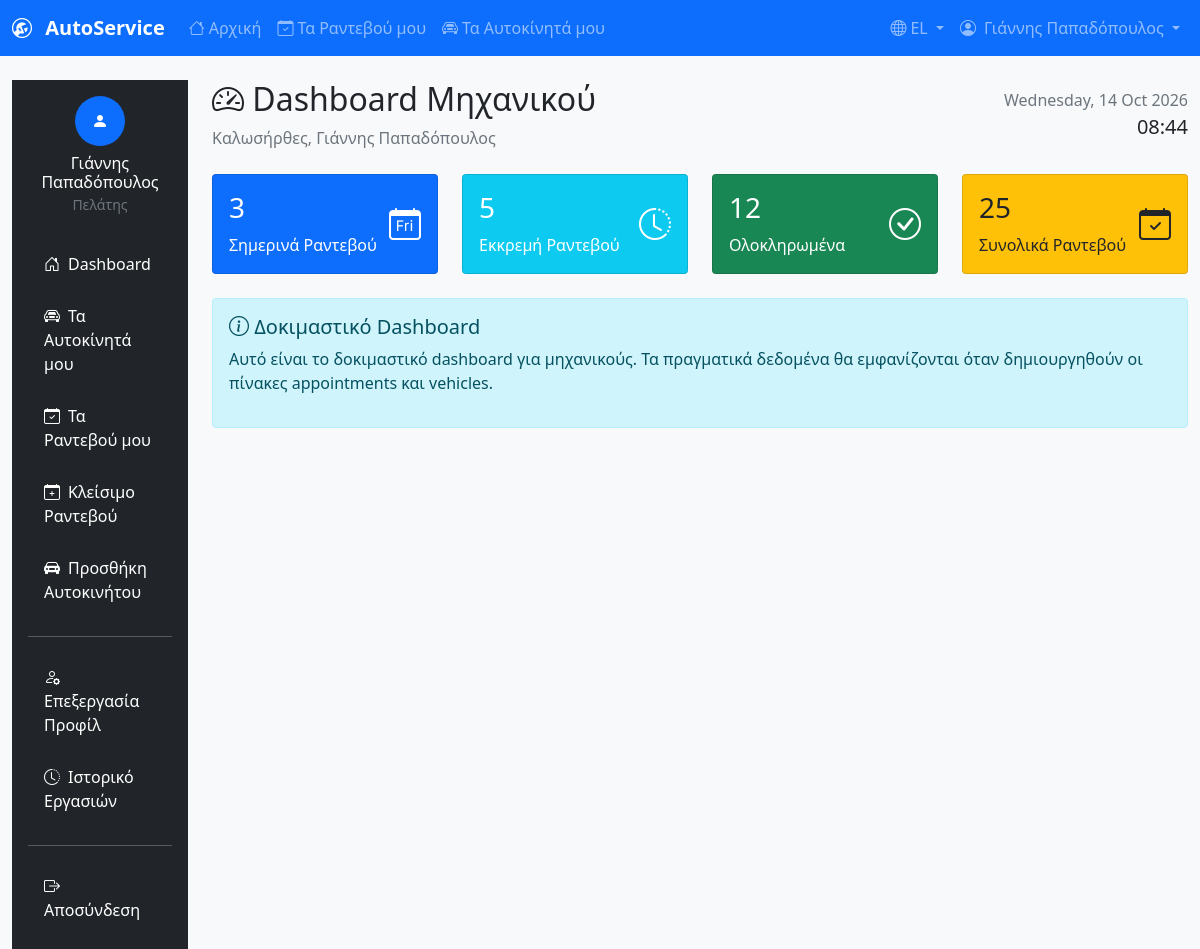
The page /mechanics/dashboard_test.php on the database its author committed.
### tables this page shows
CREATE TABLE users (
    id INT PRIMARY KEY AUTO_INCREMENT,
    username VARCHAR(50) UNIQUE NOT NULL,
    email VARCHAR(100) UNIQUE NOT NULL,
    password VARCHAR(255) NOT NULL,
    first_name VARCHAR(50) NOT NULL,
    last_name VARCHAR(50) NOT NULL,
    id_number VARCHAR(20) UNIQUE NOT NULL COMMENT 'Αριθμός Ταυτότητας (ΑΤ)',
    role ENUM('customer', 'secretary', 'mechanic') NOT NULL,
    phone VARCHAR(15),
    is_active BOOLEAN DEFAULT FALSE COMMENT 'Λογαριασμός ανενεργός μέχρι ενεργοποίησης από γραμματέα',
    created_at TIMESTAMP DEFAULT CURRENT_TIMESTAMP,
    updated_at TIMESTAMP DEFAULT CURRENT_TIMESTAMP ON UPDATE CURRENT_TIMESTAMP,
    INDEX idx_username (username),
    INDEX idx_email (email),
    INDEX idx_role (role),
    INDEX idx_id_number (id_number)
);

### includes/auth.php (called while the page is built, shortened)
<?php
function isLoggedIn() {
    return isset($_SESSION['user_id']) && !empty($_SESSION['user_id']);
}
function getCurrentUser() {
    return [
        'id' => $_SESSION['user_id'],
        'username' => $_SESSION['username'] ?? '',
        'first_name' => $_SESSION['first_name'] ?? '',
        'last_name' => $_SESSION['last_name'] ?? '',
        'full_name' => ($_SESSION['first_name'] ?? '') . ' ' . ($_SESSION['last_name'] ?? ''),
        'email' => $_SESSION['email'] ?? '',
        'role' => $_SESSION['role'] ?? 'customer',
        'phone' => $_SESSION['phone'] ?? '',
        'is_active' => $_SESSION['is_active'] ?? 1
    ];
}
function getUserFullName() {
    $user = getCurrentUser();
    $firstName = $user['first_name'] ?? '';
    $lastName = $user['last_name'] ?? '';
    return trim($firstName . ' ' . $lastName);
}
function getUserRole() {
    $user = getCurrentUser();
    return $user['role'] ?? 'customer';
}
function loadUserDataToSession() {
    try {
        global $pdo;
        $stmt = $pdo->prepare("
            SELECT id, username, first_name, last_name, email, role, phone, is_active, created_at
            FROM users
            WHERE id = ? AND is_active = 1
        ");
        $stmt->execute([$_SESSION['user_id']]);
        $user = $stmt->fetch(PDO::FETCH_ASSOC);
        if ($user) {
            return true;
        } else {
            logout();
            return false;
        }
    } catch (Exception $e) {
        error_log("Error loading user data: " . $e->getMessage());
        $_SESSION['first_name'] = $_SESSION['first_name'] ?? '';
        $_SESSION['last_name'] = $_SESSION['last_name'] ?? '';
        $_SESSION['role'] = $_SESSION['role'] ?? 'customer';
        $_SESSION['user_data_loaded'] = true;
        return false;
    }
}
if (isLoggedIn() && (!isset($_SESSION['user_data_loaded']) || !$_SESSION['user_data_loaded'])) {
    loadUserDataToSession();
}
?>

### mechanics/dashboard_test.php (the view, shortened to what this page needs)
<?php
require_once '../config/database.php';
$stmt = $pdo->prepare("SELECT first_name, last_name FROM users WHERE id = ?");
$stmt->execute([$_SESSION['user_id']]);
$mechanic = $stmt->fetch();
$stats = [
    'today_appointments' => 3,
    'pending_appointments' => 5,
    'completed_appointments' => 12,
    'total_appointments' => 25
];
?>
<!DOCTYPE html>
<html lang="el">
<head>
    <link href="https://cdn.jsdelivr.net/npm/bootstrap@5.1.3/dist/css/bootstrap.min.css" rel="stylesheet">
    <link href="https://cdn.jsdelivr.net/npm/bootstrap-icons@1.8.1/font/bootstrap-icons.css" rel="stylesheet">
</head>
<body class="bg-light">
    <?php include '../includes/navbar.php'; ?>
    <div class="container-fluid mt-4">
        <div class="row">
            <div class="col-md-2">
                <?php include '../includes/sidebar.php'; ?>
            </div>
            <div class="col-md-10">
                <div class="d-flex justify-content-between align-items-center mb-4">
                    <div>
                        <h2><i class="bi bi-speedometer2"></i> Dashboard Μηχανικού</h2>
                        <p class="text-muted mb-0">Καλωσήρθες, <?php echo htmlspecialchars($mechanic['first_name'] . ' ' . $mechanic['last_name']); ?></p>
                    </div>
                    <div class="text-end">
                        <div class="text-muted"><?php echo date('l, d M Y'); ?></div>
                        <div class="fs-5"><?php echo date('H:i'); ?></div>
                    </div>
                </div>
                <div class="row mb-4">
                    <div class="col-md-3">
                        <div class="card bg-primary text-white">
                            <div class="card-body">
                                <div class="d-flex justify-content-between">
                                    <div>
                                        <h3><?php echo $stats['today_appointments']; ?></h3>
                                        <p class="mb-0">Σημερινά Ραντεβού</p>
                                    </div>
                                    <div class="align-self-center">
                                        <i class="bi bi-calendar-day" style="font-size: 2rem;"></i>
                                    </div>
                                </div>
                            </div>
                        </div>
                    </div>
                    <div class="col-md-3">
                        <div class="card bg-info text-white">
                            <div class="card-body">
                                <div class="d-flex justify-content-between">
                                    <div>
                                        <h3><?php echo $stats['pending_appointments']; ?></h3>
                                        <p class="mb-0">Εκκρεμή Ραντεβού</p>
                                    </div>
                                    <div class="align-self-center">
                                        <i class="bi bi-clock-history" style="font-size: 2rem;"></i>
                                    </div>
                                </div>
                            </div>
                        </div>
                    </div>
                    <div class="col-md-3">
                        <div class="card bg-success text-white">
                            <div class="card-body">
                                <div class="d-flex justify-content-between">
                                    <div>
                                        <h3><?php echo $stats['completed_appointments']; ?></h3>
                                        <p class="mb-0">Ολοκληρωμένα</p>
                                    </div>
                                    <div class="align-self-center">
                                        <i class="bi bi-check-circle" style="font-size: 2rem;"></i>
                                    </div>
                                </div>
                            </div>
                        </div>
                    </div>
                    <div class="col-md-3">
                        <div class="card bg-warning text-dark">
                            <div class="card-body">
                                <div class="d-flex justify-content-between">
                                    <div>
                                        <h3><?php echo $stats['total_appointments']; ?></h3>
                                        <p class="mb-0">Συνολικά Ραντεβού</p>
                                    </div>
                                    <div class="align-self-center">
                                        <i class="bi bi-calendar-check" style="font-size: 2rem;"></i>
                                    </div>
                                </div>
                            </div>
                        </div>
                    </div>
                </div>
                <div class="alert alert-info">
                    <h5><i class="bi bi-info-circle"></i> Δοκιμαστικό Dashboard</h5>
                    <p>Αυτό είναι το δοκιμαστικό dashboard για μηχανικούς. Τα πραγματικά δεδομένα θα εμφανίζονται όταν δημιουργηθούν οι πίνακες appointments και vehicles.</p>
                </div>
            </div>
        </div>
    </div>
</body>
</html>

### includes/navbar.php (shortened to what this page needs)
<?php
require_once __DIR__ . '/auth.php';
$current_user = getCurrentUser();
$user_role = $current_user['role'] ?? '';
$user_name = getUserFullName();
$base_url = '/garage_management';
$dashboard_links = [
    'secretary' => $base_url . '/secretary_dashboard.php',
    'customer' => $base_url . '/customer_dashboard.php',
    'mechanic' => $base_url . '/mechanic_dashboard.php',
    'admin' => $base_url . '/admin_dashboard.php'
];
$dashboard_link = $dashboard_links[$user_role] ?? $base_url . '/auth/login.php';
?>
<nav class="navbar navbar-expand-lg navbar-dark bg-primary sticky-top">
    <div class="container-fluid">
        <a class="navbar-brand fw-bold" href="<?php echo $dashboard_link; ?>">
            <i class="bi bi-wrench-adjustable-circle me-2"></i>
            AutoService
        </a>
        <div class="collapse navbar-collapse" id="navbarNav">
            <ul class="navbar-nav me-auto">
                <li class="nav-item">
                    <a class="nav-link" href="<?php echo $dashboard_link; ?>">
                        <i class="bi bi-house me-1"></i>Αρχική
                    </a>
                </li>
                <?php if ($user_role === 'customer'): ?>
                    <li class="nav-item">
                        <a class="nav-link" href="<?php echo $base_url; ?>/appointments/my_appointments.php">
                            <i class="bi bi-calendar-check me-1"></i>Τα Ραντεβού μου
                        </a>
                    </li>
                    <li class="nav-item">
                        <a class="nav-link" href="<?php echo $base_url; ?>/vehicles/customer_vehicles.php">
                            <i class="bi bi-car-front me-1"></i>Τα Αυτοκίνητά μου
                        </a>
                    </li>
                <?php endif; ?>
            </ul>
            <ul class="navbar-nav">
                <li class="nav-item dropdown">
                    <a class="nav-link dropdown-toggle" href="#" role="button" data-bs-toggle="dropdown">
                        <i class="bi bi-globe me-1"></i>EL
                    </a>
                </li>
                <li class="nav-item dropdown">
                    <a class="nav-link dropdown-toggle" href="#" role="button" data-bs-toggle="dropdown"
                       data-bs-auto-close="outside">
                        <i class="bi bi-person-circle me-1"></i>
                        <span class="d-none d-lg-inline"><?php echo htmlspecialchars($user_name); ?></span>
                    </a>
                </li>
            </ul>
        </div>
    </div>
</nav>

### includes/sidebar.php (shortened to what this page needs)
<?php
require_once __DIR__ . '/auth.php';
$user_role = getUserRole();
$user_full_name = getUserFullName();
$user_id = $_SESSION['user_id'] ?? null;
$current_page = basename($_SERVER['PHP_SELF']);
$base_url = '/garage_management';
?>
<div class="sidebar bg-dark" style="min-height: 100vh;">
    <div class="p-3">
        <div class="text-center mb-4">
            <div class="bg-primary rounded-circle d-inline-flex align-items-center justify-content-center" style="width: 50px; height: 50px;">
                <i class="bi bi-person-fill text-white"></i>
            </div>
            <div class="mt-2">
                <h6 class="text-white mb-0"><?php echo htmlspecialchars($user_full_name); ?></h6>
                <small class="text-muted"><?php
                    $role_labels = [
                        'customer' => 'Πελάτης',
                        'secretary' => 'Γραμματέας',
                        'mechanic' => 'Μηχανικός',
                        'admin' => 'Διαχειριστής',
                        'guest' => 'Επισκέπτης'
                    ];
                    echo $role_labels[$user_role] ?? 'Άγνωστος';
                ?></small>
            </div>
        </div>
        <nav class="nav flex-column">
            <?php if ($user_role === 'customer'): ?>
                <a class="nav-link text-white <?php echo $current_page === 'customer_dashboard.php' ? 'active bg-primary rounded' : ''; ?>"
                   href="<?php echo $base_url; ?>/customer_dashboard.php">
                    <i class="bi bi-house-door me-2"></i>Dashboard
                </a>
                <a class="nav-link text-white <?php echo $current_page === 'customer_vehicles.php' ? 'active bg-primary rounded' : ''; ?>"
                   href="<?php echo $base_url; ?>/vehicles/customer_vehicles.php">
                    <i class="bi bi-car-front me-2"></i>Τα Αυτοκίνητά μου
                </a>
                <a class="nav-link text-white <?php echo $current_page === 'my_appointments.php' ? 'active bg-primary rounded' : ''; ?>"
                   href="<?php echo $base_url; ?>/appointments/my_appointments.php">
                    <i class="bi bi-calendar-check me-2"></i>Τα Ραντεβού μου
                </a>
                <a class="nav-link text-white <?php echo $current_page === 'book_appointment.php' ? 'active bg-primary rounded' : ''; ?>"
                   href="<?php echo $base_url; ?>/appointments/book_appointment.php">
                    <i class="bi bi-calendar-plus me-2"></i>Κλείσιμο Ραντεβού
                </a>
                <a class="nav-link text-white <?php echo $current_page === 'add_vehicle.php' ? 'active bg-primary rounded' : ''; ?>"
                   href="<?php echo $base_url; ?>/vehicles/add_vehicle.php">
                    <i class="bi bi-car-front-fill me-2"></i>Προσθήκη Αυτοκινήτου
                </a>
                <hr class="text-white">
                <a class="nav-link text-white <?php echo $current_page === 'edit_profile.php' ? 'active bg-primary rounded' : ''; ?>"
                   href="<?php echo $base_url; ?>/users/edit_profile.php">
                    <i class="bi bi-person-gear me-2"></i>Επεξεργασία Προφίλ
                </a>
                <a class="nav-link text-white <?php echo $current_page === 'my_history.php' ? 'active bg-primary rounded' : ''; ?>"
                   href="<?php echo $base_url; ?>/reports/my_history.php">
                    <i class="bi bi-clock-history me-2"></i>Ιστορικό Εργασιών
                </a>
            <?php endif; ?>
            <?php if ($user_id): ?>
                <hr class="text-white">
                <a class="nav-link text-white" href="<?php echo $base_url; ?>/auth/logout.php">
                    <i class="bi bi-box-arrow-right me-2"></i>Αποσύνδεση
                </a>
            <?php endif; ?>
        </nav>
    </div>
</div>

### includes/sidebar.php (style rules this page uses)
.sidebar .nav-link { padding: 0.75rem 1rem; margin-bottom: 0.25rem; border-radius: 0.375rem; transition: all 0.3s ease; }
.sidebar hr { border-color: rgba(255, 255, 255, 0.2) !important; margin: 1rem 0; }

### rows shown on the page
users: user_name "Γιάννης Παπαδόπουλος", user_full_name "Γιάννης Παπαδόπουλος", role "Πελάτης", first_name+last_name "Γιάννης Παπαδόπουλος"

### other values the page prints
$stats['today_appointments'] "3"
$stats['pending_appointments'] "5"
$stats['completed_appointments'] "12"
$stats['total_appointments'] "25"
